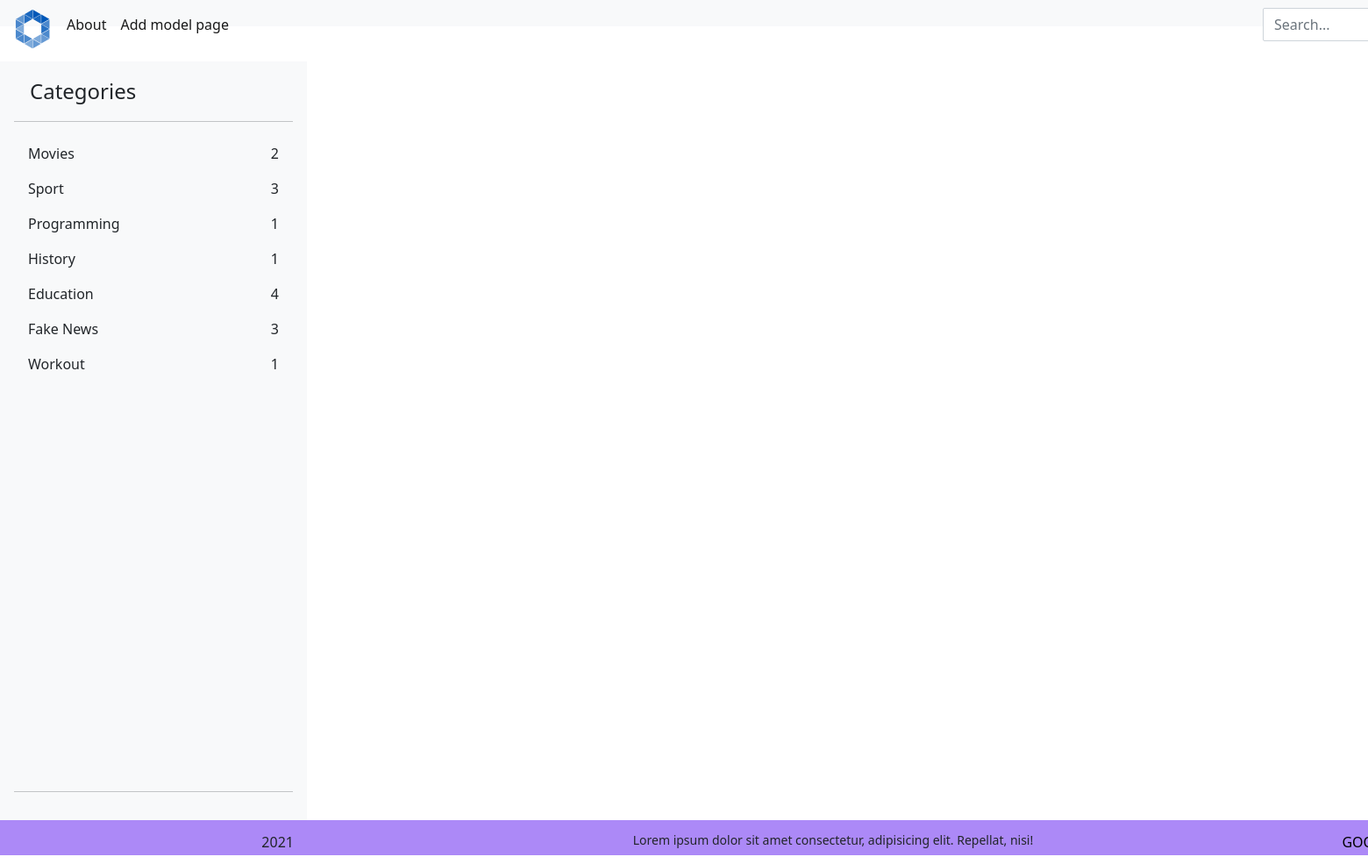
/accounts/profile/, run on the app's committed database.
### icon/models.py (models this page shows, shortened)
class Category(models.Model):
    name = models.CharField(max_length=100, db_index=True)
    slug = models.SlugField(max_length=255,
                            unique=True,
                            db_index=True,
                            verbose_name="URL",
                            null=True,
                            )
    ico = models.ImageField(
        upload_to="icons/Data%y/%m/%d/", null=True, blank=True)
    def get_absolute_url(self):
        return reverse("category", kwargs={"category_name": self.slug})
    objects = models.Manager()
    sorted_objects = WomanFilterManager()
    count_cat = CountCategory()
    max_view = CountWiews()
    class Meta:
        verbose_name = "Category"
        verbose_name_plural = "Categories"
        ordering = ["name"]  # sorting categories at site

### icon/views.py (the view)
# urls.py: path("accounts/profile/", ProfileView.as_view(), name="profile"),
class ProfileView(DataMixin, ListView):
    model = User
    template_name = "icon/profile.html"
    def get_context_data(self, *args, **kwargs):
        try:
            user = self.request.user
        except:
            user = None
        context = super().get_context_data(*args, **kwargs)
        c_def = self.get_user_context(
            user = user,
            title="Profile",
            post=Woman.objects.raw(
                "SELECT id, title FROM icon_woman")[0],
            last_post=Woman.objects.raw("""SELECT * from icon_woman
                ORDER by  creation_date DESC""")[0])
        return dict(list(context.items()) + list(c_def.items()))

### icon/models.py (called while the page is built)
    def get_absolute_url(self):
        return reverse("post", kwargs={"slug_id": self.slug})

### icon/templatetags/menu_tags.py (called while the page is built)
@register.inclusion_tag("icon/new/show_category_list.html")
def get_categories_list(sort = None):
	if not sort:
		cats = Category.objects.annotate(publ = F("woman__is_published"), cnt = Count("woman", filter = Q(publ__gt = 0))).filter(cnt__gt = 0)
	else:
		cats = Category.objects.order_by(sort)
	return {"cats":cats}

@register.inclusion_tag("icon/new/get_top_chart.html")
def get_top_chart():
	order = Woman.objects.order_by("ip").last()
	return {"order": order}

@register.inclusion_tag("icon/new/get_most_liked.html")
def get_most_liked():
	queryset = Woman.objects.all()
	res = queryset.first()
	for elem in queryset:
		if elem.likes.count() > res.likes.count():
			res = elem
	return {"order": res}

### icon/utils.py (called while the page is built)
    def get_user_context(self, **kwargs):
        context = kwargs
        cats = Category.objects.all()
        woman = Woman.objects.filter(is_published=True).select_related('cat')
        user_menu = menu.copy()
        context["menu"] = user_menu
        context["cats"] = cats
        context["poster"] = woman
        return context

### templates/icon/profile.html (shortened to what this page needs)
{% extends "icon/base.html" %}
{% load static %}

### templates/icon/new/show_category_list.html
{% for elem in cats %}
	  	<li class="nav-item">
	    	<a href="{{elem.get_absolute_url}}" class="nav-link link-dark new-link grid_link" aria-current="page">
	          	<span class="link__name">{{elem.name}}</span>
	          	<span class="link__count">{{elem.cnt}}</span>
	    	</a>
	  	</li>
{% endfor %}

### static/menu/css/style.css (style rules this page uses)
body { height: 100%; }
.grid_link { display: grid; grid-template-columns: repeat(2, 1fr); }
.link__count { text-align: right; }

### data on the page
Category: name "Movies", cnt "2"
Category: name "Sport", cnt "3"
Category: name "Programming", cnt "1"
Category: name "History", cnt "1"
Category: name "Education", cnt "4"
Category: name "Fake News", cnt "3"
Category: name "Workout", cnt "1"

### other printed values
{{ elem.title }} "About" "Add model page"
